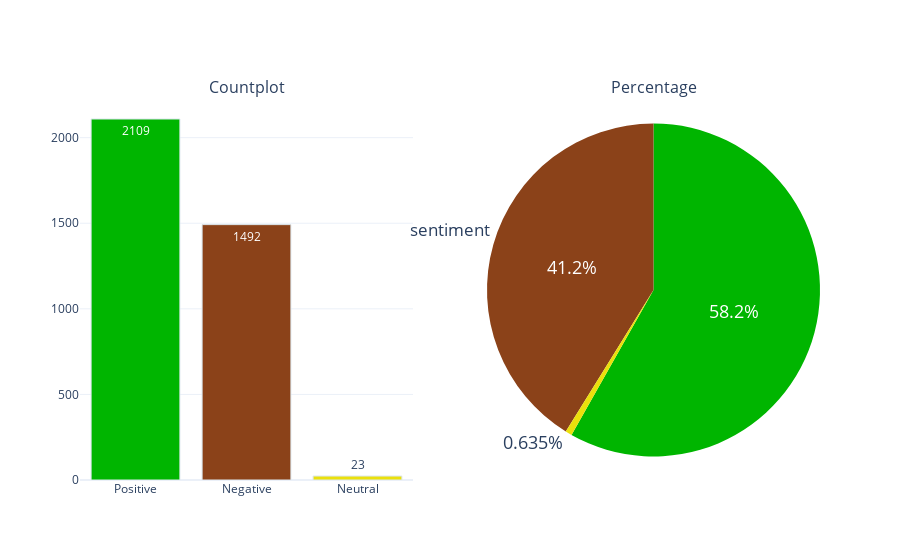

The cell this chart's notebook holds for it:
### Code cell
#Result visualisation
df.head()
sentiment_plot = Eda
constraints = ['#00b500', '#8b4219', '#EBE00C']
sentiment_plot.categorical_variable_summary(df, 'sentiment', constraints)

### Figure 1 — Plotly figure (JSON) as saved in the notebook; plotly's stock layout.template omitted (floating-point values rounded to 4 significant figures)
{"data": [{"marker": {"color": ["#00b500", "#8b4219", "#EBE00C"], "line": {"color": "#DBE6EC", "width": 1}}, "name": "sentiment", "showlegend": false, "text": ["2109", "1492", "23"], "textposition": "auto", "type": "bar", "x": ["Positive", "Negative", "Neutral"], "xaxis": "x", "y": [2109, 1492, 23], "yaxis": "y"}, {"domain": {"x": [0.55, 1], "y": [0, 1]}, "labels": ["Positive", "Negative", "Neutral"], "marker": {"colors": ["#00b500", "#8b4219", "#EBE00C"]}, "showlegend": false, "textfont": {"size": 18}, "textposition": "auto", "type": "pie", "values": [2109, 1492, 23]}], "layout": {"annotations": [{"font": {"size": 16}, "showarrow": false, "text": "Countplot", "x": 0.225, "xanchor": "center", "xref": "paper", "y": 1, "yanchor": "bottom", "yref": "paper"}, {"font": {"size": 16}, "showarrow": false, "text": "Percentage", "x": 0.775, "xanchor": "center", "xref": "paper", "y": 1, "yanchor": "bottom", "yref": "paper"}], "title": {"text": "sentiment", "x": 0.5, "xanchor": "center", "y": 0.6, "yanchor": "top"}, "xaxis": {"anchor": "y", "domain": [0, 0.45]}, "yaxis": {"anchor": "x", "domain": [0, 1]}}}
